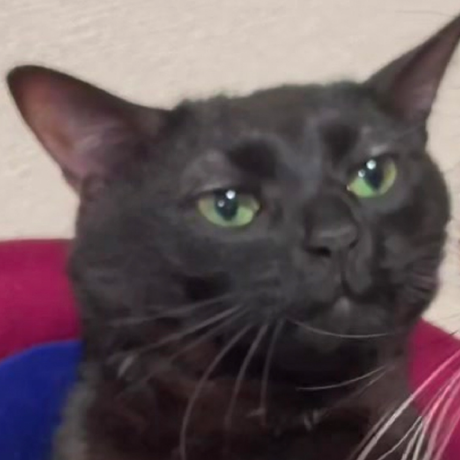
#> input picture Geometric_transformation/images/img.png, 460 x 460 px
$ python affine_resize.py
#> lines starting #> are read from the running program, lines starting #| are printed output that depends on the picture
import cv2

def affine_resize():
    src = cv2.imread('images/img.png', cv2.IMREAD_GRAYSCALE)
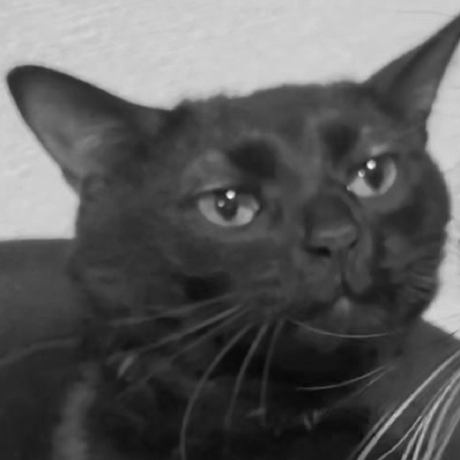
#> src: shape (460, 460); min 6, max 247, mean 90.7

    if src is None:
        print('Image load failed!')
        exit()

    # 가로세로 4배씩 늘림
    dst = cv2.resize(src, (0, 0), fx=4, fy=4, interpolation=cv2.INTER_NEAREST)

    # 가로로 2배, 세로로 2배 축소
    dst2 = cv2.resize(src, (0,0), fx=0.5, fy=0.5, interpolation=cv2.INTER_AREA)

    cv2.imshow('src', src)
    cv2.imshow('dst', dst[400:800, 500:900]) # 너무 커져서 일부만 표시
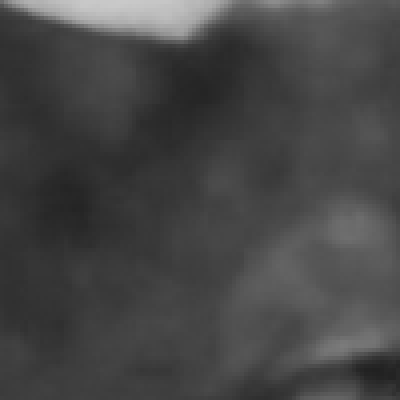
#> window 'dst': shape (400, 400); min 33, max 201, mean 69.9
    cv2.imshow('dst2', dst2)
    cv2.waitKey()
    cv2.destroyAllWindows()


if __name__ == '__main__':
    affine_resize()
